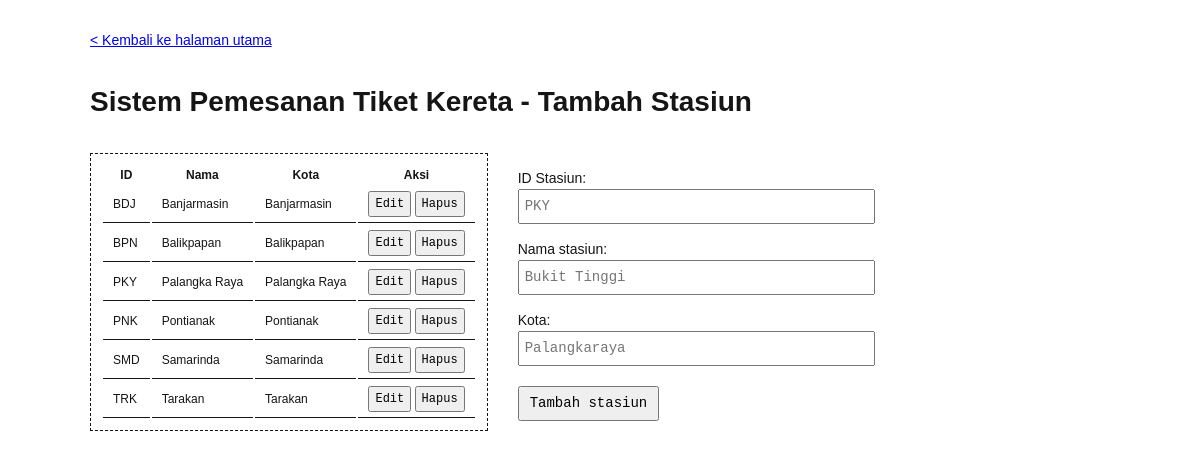
Page /action/add-stasiun.php on the committed database.
### tables this page shows
CREATE TABLE `stasiun` (
  `id_stasiun` varchar(10) NOT NULL,
  `nama_stasiun` varchar(100) NOT NULL,
  `kota` varchar(50) NOT NULL,
  PRIMARY KEY (`id_stasiun`)
);

### action/add-stasiun.php (the view, shortened to what this page needs)
<?php
    include '../connection.php';
    $list_stasiun = mysqli_fetch_all(mysqli_query($connection, "SELECT * FROM stasiun"), MYSQLI_ASSOC);
?>
<!DOCTYPE html>
<html lang="en">
<head>
    <link rel="stylesheet" href="../public/style.css">
</head>
<body>
    <a class="back-home" href="../index.php">< Kembali ke halaman utama</a>
    <h1 class="title">Sistem Pemesanan Tiket Kereta - Tambah Stasiun</h1>
    <div class="container">
        <table>
            <thead>
                <tr>
                    <th>ID</th>
                    <th>Nama</th>
                    <th>Kota</th>
                    <th>Aksi</th>
                </tr>
            </thead>
            <tbody>
                <?php foreach($list_stasiun as $stasiun): ?>
                    <tr>
                        <td><?php echo $stasiun['id_stasiun'] ?></td>
                        <td><?php echo $stasiun['nama_stasiun'] ?></td>
                        <td><?php echo $stasiun['kota'] ?></td>
                        <td>
                            <button>Edit</button>
                            <button>Hapus</button>
                        </td>
                    </tr>
                <?php endforeach; ?>
            </tbody>
        </table>
        <form method="POST">
            <label for="stasiun">ID Stasiun: </label>
            <input type="text" name="id-stasiun" id="stasiun" placeholder="PKY" required> <br>
            <label for="nama">Nama stasiun: </label>
            <input type="text" name="nama-stasiun" id="nama" placeholder="Bukit Tinggi" required> <br>
            <label for="kota">Kota: </label>
            <input type="text" name="kota" id="kota" placeholder="Palangkaraya" required> <br>
            <button>Tambah stasiun</button>
        </form>
    </div>
</body>
</html>

### public/style.css (style rules this page uses)
:root { --primary-color: rgb(21, 21, 21); --primary-font: Helvetica, Arial, sans-serif; --secondary-font: 'Courier New', Courier, monospace; --default-line-height: 1.5; --default-font-size: 14px; --secondary-font-size: 12px; }
* { margin: 0; padding: 0; box-sizing: border-box; line-height: var(--default-line-height); }
body { font-size: var(--default-font-size); font-family: var(--primary-font); color: var(--primary-color); width: 85%; margin: auto; }
.back-home { display: inline-block; margin-top: 30px; }
.title { margin: 30px 0; }
.container { margin-top: 20px; display: flex; gap: 30px; height: fit-content; flex-wrap: wrap; }
form { width: 35%; }
form label { display: inline-block; margin-top: 15px; }
form input, form select { padding: 5px; width: 100%; font-size: inherit; font-family: var(--secondary-font); }
form button { margin-top: 20px; padding: 5px 10px; font-size: inherit; font-family: var(--secondary-font); }
table { font-size: var(--secondary-font-size); padding: 10px; display: block; border: 1px dashed var(--primary-color); max-height: 80vh; overflow: auto; }
table td { padding: 5px 10px; border-bottom: 1px solid var(--primary-color); }
table button { font-size: inherit; font-family: var(--secondary-font); padding: 2px 5px; }

### rows in the picture
stasiun: id_stasiun "BDJ", nama_stasiun "Banjarmasin", kota "Banjarmasin"
stasiun: id_stasiun "BPN", nama_stasiun "Balikpapan", kota "Balikpapan"
stasiun: id_stasiun "PKY", nama_stasiun "Palangka Raya", kota "Palangka Raya"
stasiun: id_stasiun "PNK", nama_stasiun "Pontianak", kota "Pontianak"
stasiun: id_stasiun "SMD", nama_stasiun "Samarinda", kota "Samarinda"
stasiun: id_stasiun "TRK", nama_stasiun "Tarakan", kota "Tarakan"
